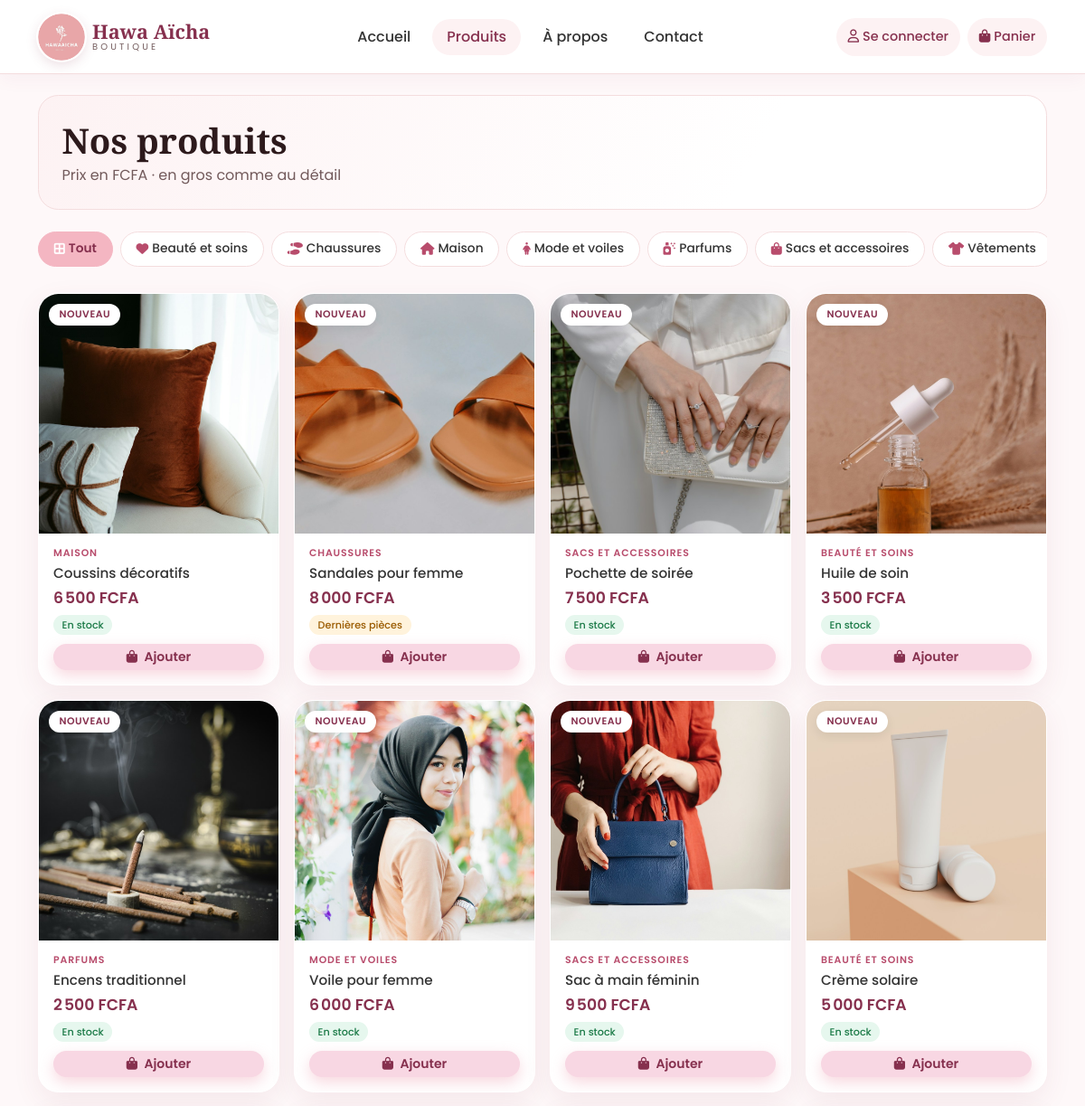
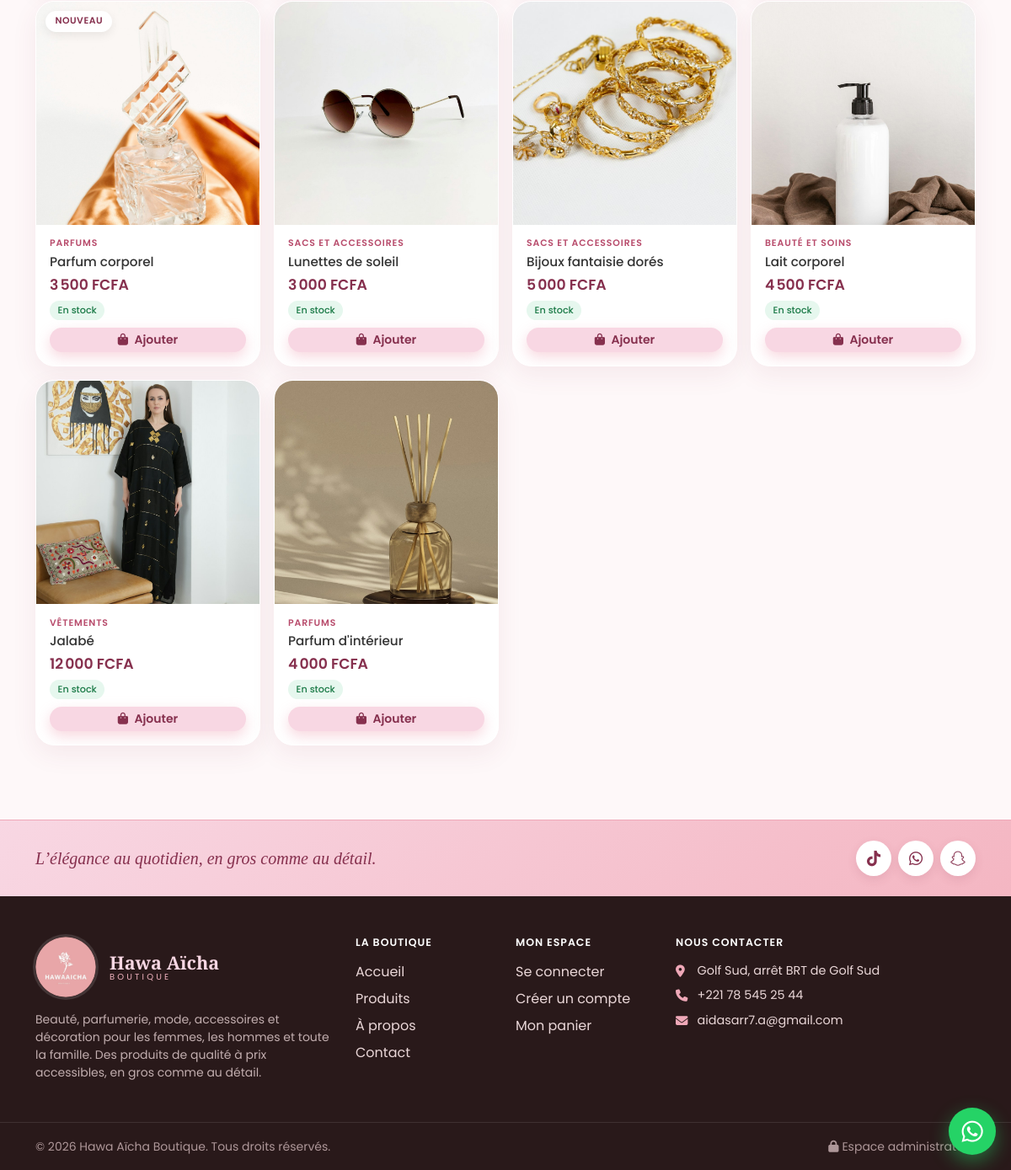
/produits.php, run on the app's committed database (2 pictures, top to bottom).
### tables this page shows
CREATE TABLE IF NOT EXISTS categories (
  id INT AUTO_INCREMENT PRIMARY KEY,
  nom VARCHAR(100) NOT NULL,
  description TEXT NULL,
  icone VARCHAR(50) NOT NULL DEFAULT 'fa-gem',
  created_at TIMESTAMP NOT NULL DEFAULT CURRENT_TIMESTAMP
);

CREATE TABLE IF NOT EXISTS produits (
  id INT AUTO_INCREMENT PRIMARY KEY,
  categorie_id INT NULL,
  nom VARCHAR(150) NOT NULL,
  description TEXT NULL,
  prix INT NOT NULL DEFAULT 0,
  stock INT NOT NULL DEFAULT 0,
  image VARCHAR(120) NULL,
  nouveau TINYINT(1) NOT NULL DEFAULT 0,
  actif TINYINT(1) NOT NULL DEFAULT 1,
  created_at TIMESTAMP NOT NULL DEFAULT CURRENT_TIMESTAMP,
  date_modification TIMESTAMP NULL DEFAULT NULL ON UPDATE CURRENT_TIMESTAMP,
  INDEX idx_produits_actif (actif),
  CONSTRAINT fk_produit_categorie FOREIGN KEY (categorie_id) REFERENCES categories(id) ON DELETE SET NULL,
  CONSTRAINT chk_produits_stock CHECK (stock >= 0),
  CONSTRAINT chk_produits_prix CHECK (prix >= 0)
);

### includes/db.php (called while the page is built)
<?php
function db(): PDO
{
    static $pdo = null;
    if ($pdo === null) {
        $dsn = defined('DB_DSN')
            ? DB_DSN
            : sprintf('mysql:host=%s;dbname=%s;charset=utf8mb4', DB_HOST, DB_NAME);
        try {
            $pdo = new PDO($dsn, DB_USER, DB_PASS, [
                PDO::ATTR_ERRMODE            => PDO::ERRMODE_EXCEPTION,
                PDO::ATTR_DEFAULT_FETCH_MODE => PDO::FETCH_ASSOC,
                PDO::ATTR_EMULATE_PREPARES   => false,
            ]);
        } catch (PDOException $e) {
            http_response_code(500);
            exit('Connexion à la base de données impossible. Vérifiez le fichier config.php.');
        }
    }
    return $pdo;
}

### includes/functions.php (the view, shortened to what this page needs)
<?php
require_once __DIR__ . '/db.php';
function e($v): string
{
    return htmlspecialchars((string)$v, ENT_QUOTES, 'UTF-8');
}
function fcfa($n): string
{
    return number_format((int)$n, 0, ',', "\u{202F}") . ' FCFA';
}
function base_url(string $path = ''): string
{
    return BASE_URL . '/' . ltrim($path, '/');
}
function logo_url(): string
{
    return file_exists(__DIR__ . '/../assets/img/logo.png')
        ? base_url('assets/img/logo.png')
        : base_url('assets/img/logo.svg');
}
function wa_link(string $message = ''): string
{
    $url = 'https://wa.me/' . WHATSAPP_NUMBER;
    return $message !== '' ? $url . '?text=' . rawurlencode($message) : $url;
}
function info_boutique(string $valeur, string $siVide = 'À compléter'): string
{
    return trim($valeur) !== '' ? e($valeur) : '<span class="a-completer">' . e($siVide) . '</span>';
}
function carte_lien(): string
{
    return 'https://www.google.com/maps/dir/?api=1&destination=' . rawurlencode(sprintf('%.5f,%.5f', BOUTIQUE_LAT, BOUTIQUE_LON));
}
    ?>
    <?php
function client_connecte(): ?array
{
    static $client = false;
    if ($client === false) {
        $client = null;
    }
    return $client;
}
function normaliser_telephone(string $tel): string
{
    return preg_replace('/[^\d+]/', '', $tel);
}
function stock_info(int $stock): array
{
    if ($stock <= SEUIL_STOCK) {
        return ['Dernières pièces', 'low'];
    }
    return ['En stock', 'ok'];
}
function product_image(?string $img): ?string
{
    return $img ? base_url('uploads/' . rawurlencode($img)) : null;
}
function product_card(array $p): void
{
    [$label, $cls] = stock_info((int)$p['stock']);
    $img = product_image($p['image'] ?? null);
    $icone = $p['icone'] ?? 'fa-gem';
    ?>
    <div class="col-6 col-md-4 col-lg-3">
      <article class="product-card h-100">
        <a href="<?= e(base_url('produit.php?id=' . (int)$p['id'])) ?>" class="product-thumb">
          <?php if ($img): ?>
            <img src="<?= e($img) ?>" alt="<?= e($p['nom']) ?>" loading="lazy">
          <?php else: ?>
            <span class="thumb-placeholder"><i class="fa-solid <?= e($icone) ?>"></i></span>
          <?php endif; ?>
          <?php if (!empty($p['nouveau'])): ?><span class="ribbon">Nouveau</span><?php endif; ?>
        </a>
        <div class="product-body">
          <?php if (!empty($p['categorie'])): ?><div class="product-cat"><?= e($p['categorie']) ?></div><?php endif; ?>
          <h3 class="product-name"><a href="<?= e(base_url('produit.php?id=' . (int)$p['id'])) ?>"><?= e($p['nom']) ?></a></h3>
          <div class="product-price"><?= fcfa($p['prix']) ?></div>
          <span class="stock-badge stock-<?= e($cls) ?>"><?= e($label) ?></span>
          <?php if ((int)$p['stock'] > 0): ?>
            <form method="post" action="<?= e(base_url('panier.php')) ?>" class="mt-2">
              <button class="btn btn-rose btn-sm w-100"><i class="fa-solid fa-bag-shopping me-1"></i> Ajouter</button>
            </form>
          <?php else: ?>
            <a class="btn btn-outline-rose btn-sm w-100 mt-2"
               href="<?= e(wa_link('Bonjour, le produit « ' . $p['nom'] . ' » m\'intéresse. Sera-t-il bientôt disponible ?')) ?>"
               target="_blank" rel="noopener"><i class="fa-brands fa-whatsapp me-1"></i> Me prévenir</a>
          <?php endif; ?>
        </div>
      </article>
    </div>
    <?php
}

### includes/header.php (shortened to what this page needs)
<?php
require_once __DIR__ . '/functions.php';
$page  = $page  ?? '';
$clientNav = client_connecte();
$liensNav = [
    'accueil'  => ['index.php',    'Accueil'],
    'produits' => ['produits.php', 'Produits'],
    'apropos'  => ['apropos.php',  'À propos'],
    'contact'  => ['contact.php',  'Contact'],
];
?><!DOCTYPE html>
<html lang="fr">
<head>
  <link href="https://cdn.jsdelivr.net/npm/bootstrap@5.3.3/dist/css/bootstrap.min.css" rel="stylesheet">
  <link href="https://cdnjs.cloudflare.com/ajax/libs/font-awesome/6.5.2/css/all.min.css" rel="stylesheet">
  <link href="<?= e(base_url('assets/css/style.css')) ?>" rel="stylesheet">
</head>
<body class="page-<?= e($page ?: 'autre') ?>">
<nav class="navbar navbar-expand-lg site-nav sticky-top">
  <div class="container">
    <a class="navbar-brand d-flex align-items-center gap-2" href="<?= e(base_url('index.php')) ?>">
      <img class="logo-site" src="<?= e(logo_url()) ?>" alt="Logo <?= e(SITE_NAME) ?>" width="52" height="52">
      <span class="lh-1"><span class="brand-text d-block">Hawa Aïcha</span><span class="brand-sous">Boutique</span></span>
    </a>
    <div class="d-flex align-items-center gap-2 order-lg-last">
      <a class="btn-icone" href="<?= e(base_url($clientNav ? 'mon-compte.php' : 'compte.php')) ?>" aria-label="<?= $clientNav ? 'Mon compte' : 'Se connecter' ?>" title="<?= $clientNav ? 'Mon compte' : 'Se connecter' ?>">
        <i class="fa-regular fa-user"></i><span class="d-none d-xl-inline ms-1"><?= $clientNav ? e(strtok($clientNav['nom_complet'], ' ')) : 'Se connecter' ?></span>
      </a>
      <a class="btn-icone btn-panier position-relative <?= $page === 'panier' ? 'active' : '' ?>" href="<?= e(base_url('panier.php')) ?>" aria-label="Panier" title="Panier">
        <i class="fa-solid fa-bag-shopping"></i><span class="d-none d-xl-inline ms-1">Panier</span>
      </a>
    </div>
    <div class="collapse navbar-collapse" id="menu">
      <ul class="navbar-nav mx-auto mb-2 mb-lg-0 gap-lg-2">
        <?php foreach ($liensNav as $k => [$href, $label]): ?>
          <li class="nav-item"><a class="nav-link <?= $page === $k ? 'active' : '' ?>" href="<?= e(base_url($href)) ?>"><?= e($label) ?></a></li>
        <?php endforeach; ?>
      </ul>
    </div>
  </div>
</nav>
<main class="container py-4">

### produits.php (shortened to what this page needs)
<?php
$page = 'produits';
require __DIR__ . '/includes/header.php';
$categories = db()->query(
    'SELECT c.*, (SELECT COUNT(*) FROM produits p WHERE p.categorie_id = c.id AND p.actif = 1) AS nb
       FROM categories c HAVING nb > 0 ORDER BY c.nom'
)->fetchAll();
$catId = isset($_GET['cat']) ? (int)$_GET['cat'] : 0;
$sql = "SELECT p.*, c.nom AS categorie, c.icone
          FROM produits p LEFT JOIN categories c ON c.id = p.categorie_id
         WHERE p.actif = 1";
$params = [];
$sql .= ' ORDER BY (p.stock > 0) DESC, p.nouveau DESC, p.id DESC';
$st = db()->prepare($sql);
$st->execute($params);
$produits = $st->fetchAll();
$catActive = null;
?>
<div class="entete-page mb-4">
  <h1 class="page-title mb-1"><?= $catActive ? e($catActive['nom']) : 'Nos produits' ?></h1>
  <p class="text-muted mb-0">Prix en FCFA · en gros comme au détail</p>
</div>
<div class="chips chips-categories mb-4">
  <a class="chip <?= $catId === 0 ? 'active' : '' ?>" href="<?= e(base_url('produits.php')) ?>"><i class="fa-solid fa-border-all me-1"></i>Tout</a>
  <?php foreach ($categories as $c): ?>
    <a class="chip <?= $catId === (int)$c['id'] ? 'active' : '' ?>" href="<?= e(base_url('produits.php?cat=' . (int)$c['id'])) ?>"><i class="fa-solid <?= e($c['icone']) ?> me-1"></i><?= e($c['nom']) ?></a>
  <?php endforeach; ?>
</div>
<?php if ($produits): ?>
  <div class="row g-3">
    <?php foreach ($produits as $p) { product_card($p); } ?>
  </div>
<?php endif; ?>
<?php require __DIR__ . '/includes/footer.php'; ?>

### includes/footer.php (shortened to what this page needs)
</main>
<footer class="site-footer">
  <div class="footer-haut">
    <div class="container d-flex flex-column flex-md-row align-items-center justify-content-between gap-3">
      <p class="footer-slogan mb-0"><?= e(SITE_SLOGAN) ?></p>
      <div class="d-flex gap-2">
        <a class="social" href="<?= e(TIKTOK_URL) ?>" target="_blank" rel="noopener" aria-label="TikTok"><i class="fa-brands fa-tiktok"></i></a>
        <a class="social" href="<?= e(wa_link()) ?>" target="_blank" rel="noopener" aria-label="WhatsApp"><i class="fa-brands fa-whatsapp"></i></a>
        <a class="social" href="<?= e(SNAPCHAT_URL) ?>" target="_blank" rel="noopener" aria-label="Snapchat"><i class="fa-brands fa-snapchat"></i></a>
      </div>
    </div>
  </div>
  <div class="container py-5">
    <div class="row g-4">
      <div class="col-lg-4">
        <div class="d-flex align-items-center gap-3 mb-3">
          <img class="logo-site logo-pied" src="<?= e(logo_url()) ?>" alt="Logo <?= e(SITE_NAME) ?>" width="72" height="72">
          <span class="lh-1"><span class="brand-text d-block">Hawa Aïcha</span><span class="brand-sous">Boutique</span></span>
        </div>
        <p class="small mb-0 footer-texte">Beauté, parfumerie, mode, accessoires et décoration pour les femmes, les hommes et toute la famille. Des produits de qualité à prix accessibles, en gros comme au détail.</p>
      </div>
      <div class="col-6 col-md-4 col-lg-2">
        <h6 class="footer-title">La boutique</h6>
        <ul class="list-unstyled mb-0">
          <li><a href="<?= e(base_url('index.php')) ?>">Accueil</a></li>
          <li><a href="<?= e(base_url('produits.php')) ?>">Produits</a></li>
          <li><a href="<?= e(base_url('apropos.php')) ?>">À propos</a></li>
          <li><a href="<?= e(base_url('contact.php')) ?>">Contact</a></li>
        </ul>
      </div>
      <div class="col-6 col-md-4 col-lg-2">
        <h6 class="footer-title">Mon espace</h6>
        <ul class="list-unstyled mb-0">
          <?php if (client_connecte()): ?>
            <li><a href="<?= e(base_url('mon-compte.php')) ?>">Mes commandes</a></li>
            <li><a href="<?= e(base_url('mon-compte.php?onglet=infos')) ?>">Mes informations</a></li>
          <?php else: ?>
            <li><a href="<?= e(base_url('compte.php')) ?>">Se connecter</a></li>
            <li><a href="<?= e(base_url('compte.php?onglet=inscription')) ?>">Créer un compte</a></li>
          <?php endif; ?>
          <li><a href="<?= e(base_url('panier.php')) ?>">Mon panier</a></li>
        </ul>
      </div>
      <div class="col-md-4 col-lg-4">
        <h6 class="footer-title">Nous contacter</h6>
        <ul class="list-unstyled footer-contact mb-0">
          <li><i class="fa-solid fa-location-dot"></i> <a href="<?= e(carte_lien()) ?>" target="_blank" rel="noopener"><?= e(BOUTIQUE_ADRESSE) ?></a></li>
          <li><i class="fa-solid fa-phone"></i> <a href="tel:<?= e(normaliser_telephone(CONTACT_TELEPHONE)) ?>"><?= info_boutique(CONTACT_TELEPHONE) ?></a></li>
          <li><i class="fa-solid fa-envelope"></i> <a class="text-break" href="mailto:<?= e(CONTACT_EMAIL) ?>"><?= info_boutique(CONTACT_EMAIL) ?></a></li>
        </ul>
      </div>
    </div>
  </div>
  <div class="footer-bas">
    <div class="container d-flex flex-wrap justify-content-between gap-2 small">
      <span>© <?= date('Y') ?> <?= e(SITE_NAME) ?>. Tous droits réservés.</span>
      <a href="<?= e(base_url('admin/login.php')) ?>"><i class="fa-solid fa-lock me-1"></i>Espace administrateur</a>
    </div>
  </div>
</footer>
<?php if (($page ?? '') !== 'accueil'): ?>
<a class="wa-float" href="<?= e(wa_link('Bonjour Hawa Aïcha Boutique, j\'aimerais avoir des informations.')) ?>" target="_blank" rel="noopener" aria-label="Discuter sur WhatsApp">
  <i class="fa-brands fa-whatsapp"></i>
</a>
<?php endif; ?>
</body>
</html>

### data on the page
categories: nom "Beauté et soins"
categories: nom "Chaussures"
categories: nom "Maison"
categories: nom "Mode et voiles"
categories: nom "Parfums"
categories: nom "Sacs et accessoires"
categories: nom "Vêtements"
produits: image (picture), nouveau "NOUVEAU", categorie.nom "MAISON", nom "Coussins décoratifs", prix "6 500 FCFA", label "En stock"
produits: image (picture), nouveau "NOUVEAU", categorie.nom "CHAUSSURES", nom "Sandales pour femme", prix "8 000 FCFA", label "Dernières pièces"
produits: image (picture), nouveau "NOUVEAU", categorie.nom "SACS ET ACCESSOIRES", nom "Pochette de soirée", prix "7 500 FCFA", label "En stock"
produits: image (picture), nouveau "NOUVEAU", categorie.nom "BEAUTÉ ET SOINS", nom "Huile de soin", prix "3 500 FCFA", label "En stock"
produits: image (picture), nouveau "NOUVEAU", categorie.nom "PARFUMS", nom "Encens traditionnel", prix "2 500 FCFA", label "En stock"
produits: image (picture), nouveau "NOUVEAU", categorie.nom "MODE ET VOILES", nom "Voile pour femme", prix "6 000 FCFA", label "En stock"
produits: image (picture), nouveau "NOUVEAU", categorie.nom "SACS ET ACCESSOIRES", nom "Sac à main féminin", prix "9 500 FCFA", label "En stock"
produits: image (picture), nouveau "NOUVEAU", categorie.nom "BEAUTÉ ET SOINS", nom "Crème solaire", prix "5 000 FCFA", label "En stock"
produits: image (picture), nouveau "NOUVEAU", categorie.nom "PARFUMS", nom "Parfum corporel", prix "3 500 FCFA", label "En stock"
produits: image (picture), categorie.nom "SACS ET ACCESSOIRES", nom "Lunettes de soleil", prix "3 000 FCFA", label "En stock"
produits: image (picture), categorie.nom "SACS ET ACCESSOIRES", nom "Bijoux fantaisie dorés", prix "5 000 FCFA", label "En stock"
produits: image (picture), categorie.nom "BEAUTÉ ET SOINS", nom "Lait corporel", prix "4 500 FCFA", label "En stock"
produits: image (picture), categorie.nom "VÊTEMENTS", nom "Jalabé", prix "12 000 FCFA", label "En stock"
produits: image (picture), categorie.nom "PARFUMS", nom "Parfum d'intérieur", prix "4 000 FCFA", label "En stock"

### other printed values
$label "Accueil"
$label "Produits"
$label "À propos"
$label "Contact"
SITE_SLOGAN "L’élégance au quotidien, en gros comme au détail."
BOUTIQUE_ADRESSE "Golf Sud, arrêt BRT de Golf Sud"
$valeur "+221 78 545 25 44 aidasarr7.a@gmail.com"
SITE_NAME "Hawa Aïcha Boutique"
